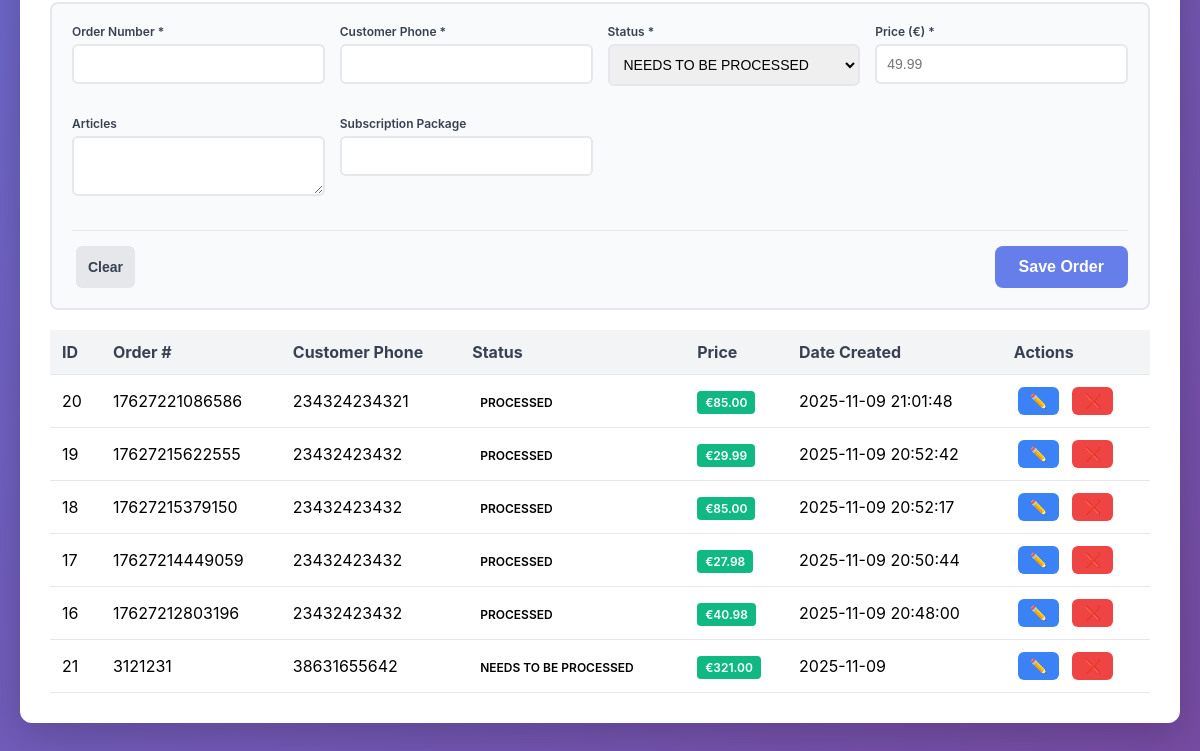
The page /backend/index.php (lower part) on the database as committed earlier.
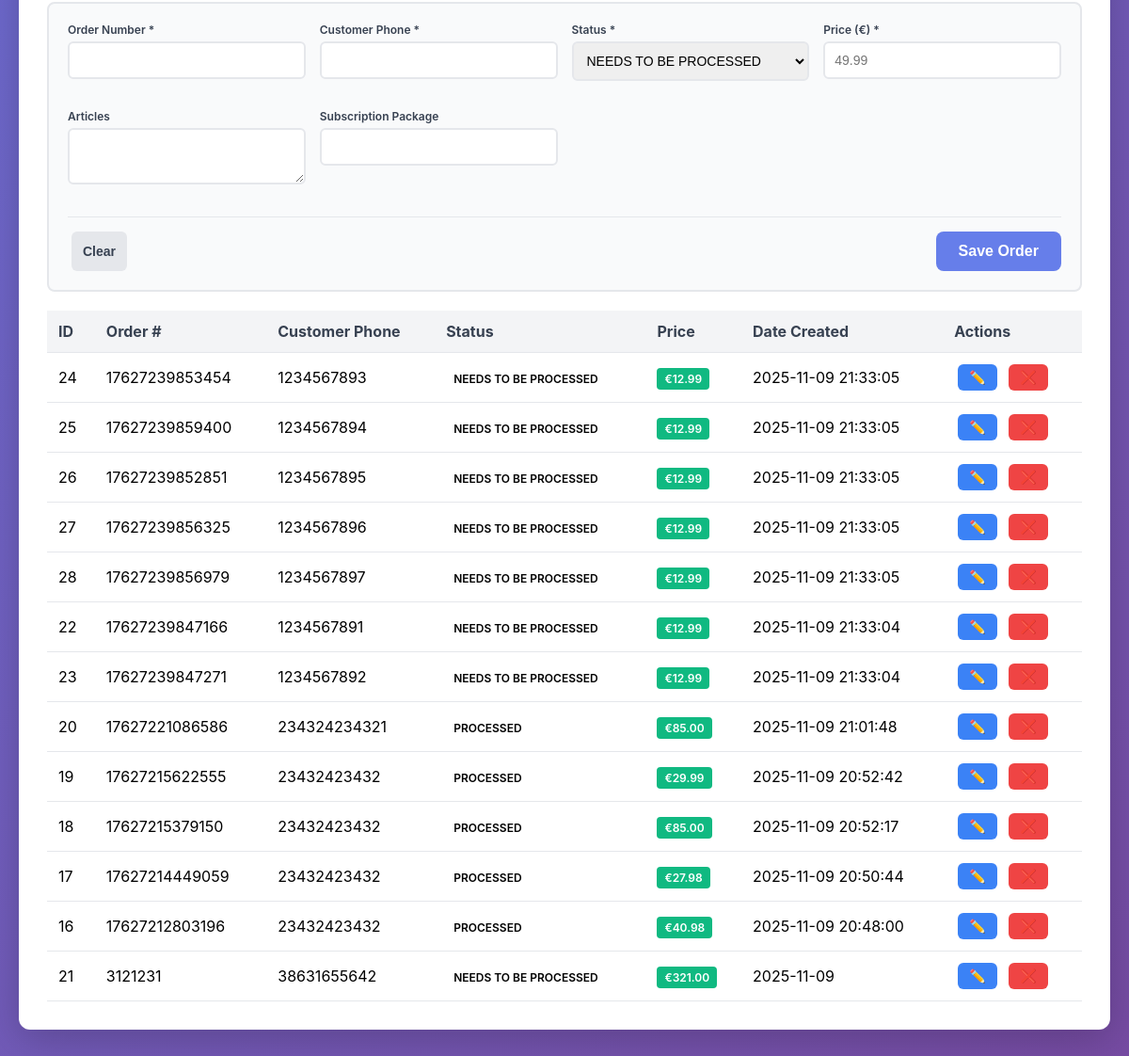
The same page on the database as committed later.
### tables this page shows
CREATE TABLE orders
(
    id               integer
        constraint orders_pk
            primary key autoincrement,
    order_number     integer,
    customer_phone   integer              not null,
    status           TEXT                 not null,
    price            integer not null,
    articles         TEXT,
    subscription_pkg TEXT,
    date_created     TEXT    default DATE not null
, session_id TEXT);

### backend/lib/PdoConnector.php (called while the page is built, shortened)
<?php
class PdoConnector
{
    private static ?PDO $instance = null;
    private function __construct()
    {
        $this->dbPath = __DIR__ . '/../../database.db';
    }
    public static function getInstance(): PDO
    {
        if (self::$instance === null) {
            $connector = new self();
            try {
                self::$instance = new PDO('sqlite:' . $connector->dbPath);
                self::$instance->setAttribute(PDO::ATTR_ERRMODE, PDO::ERRMODE_EXCEPTION);
                self::$instance->setAttribute(PDO::ATTR_DEFAULT_FETCH_MODE, PDO::FETCH_ASSOC);
            } catch (PDOException $e) {
                throw new Exception("Database connection failed: " . $e->getMessage());
            }
        }
        return self::$instance;
    }
}

### backend/lib/admin/Dashboard.php (called while the page is built, shortened)
<?php
require_once __DIR__ . '/../Admin.php';
class Dashboard
{
    private Admin $admin;
    private array $orders = [];
    public function __construct()
    {
        $this->admin = new Admin();
        $this->loadData();
    }
    private function loadData(): void
    {
        $this->articles = $this->admin->getAllArticles();
        $this->subscriptions = $this->admin->getAllSubscriptions();
        $this->orders = $this->admin->getAllOrders();
    }
    public function getOrders(): array
    {
        return $this->orders;
    }
}

### backend/lib/Admin.php (called while the page is built, shortened)
<?php
require_once __DIR__ . '/PdoConnector.php';
class Admin
{
    private PDO $db;
    public function __construct()
    {
        $this->db = PdoConnector::getInstance();
    }
    public function getAllArticles(): array
    {
        return $this->db->query('SELECT * FROM articles ORDER BY date_created DESC')->fetchAll();
    }
    public function getAllSubscriptions(): array
    {
        return $this->db->query('SELECT * FROM subscription ORDER BY price ASC')->fetchAll();
    }
    public function getAllOrders(): array
    {
        return $this->db->query('SELECT * FROM orders ORDER BY date_created DESC')->fetchAll();
    }
}

### backend/index.php (the view, shortened to what this page needs)
<?php
require_once __DIR__ . '/lib/admin/Dashboard.php';
$dashboard = new Dashboard();
$orders = $dashboard->getOrders();
?>
<!DOCTYPE html>
<html lang="en">
<head>
    <link rel="stylesheet" href="styles/dashboard.css">
</head>
<body>
    <div class="o-container">
        <div class="section">
            <form method="POST" class="c-form c-form--inline" id="orderForm">
                <div class="c-form__inputs">
                    <div class="c-form__group">
                        <label class="c-form__label">Order Number *</label>
                        <input type="number" name="order_number" id="orderNumber" class="c-form__input" required>
                    </div>
                    <div class="c-form__group">
                        <label class="c-form__label">Customer Phone *</label>
                        <input type="text" name="customer_phone" id="orderPhone" class="c-form__input">
                    </div>
                    <div class="c-form__group">
                        <label class="c-form__label">Status *</label>
                        <select name="status" id="orderStatus" class="c-form__select" required>
                            <option value="NEEDS TO BE PROCESSED">NEEDS TO BE PROCESSED</option>
                        </select>
                    </div>
                    <div class="c-form__group">
                        <label class="c-form__label">Price (€) *</label>
                        <input type="number" step="0.01" min="0" name="price_euro" id="orderPriceEuro" class="c-form__input" required placeholder="49.99">
                    </div>
                    <div class="c-form__group">
                        <label class="c-form__label">Articles</label>
                        <textarea name="articles" id="orderArticles" class="c-form__textarea"></textarea>
                    </div>
                    <div class="c-form__group">
                        <label class="c-form__label">Subscription Package</label>
                        <input type="text" name="subscription_pkg" id="orderSubscription" class="c-form__input">
                    </div>
                </div>
                <div class="c-form__buttons">
                    <button type="button" class="c-btn c-btn--secondary" onclick="resetOrderForm()">Clear</button>
                    <button type="submit" class="c-btn c-btn--primary">Save Order</button>
                </div>
            </form>
            <table>
                <thead>
                    <tr>
                        <th>ID</th>
                        <th>Order #</th>
                        <th>Customer Phone</th>
                        <th>Status</th>
                        <th>Price</th>
                        <th>Date Created</th>
                        <th>Actions</th>
                    </tr>
                </thead>
                <tbody>
                    <?php if (empty($orders)): ?>
                    <tr>
                        <td colspan="7" style="text-align: center;">No orders found</td>
                    </tr>
                    <?php else: ?>
                    <?php foreach ($orders as $order): ?>
                    <tr>
                        <td><?= $order['id'] ?></td>
                        <td><?= $order['order_number'] ?></td>
                        <td><?= $order['customer_phone'] ?></td>
                        <td><span class="c-badge c-badge--status-<?= strtolower($order['status']) ?>"><?= htmlspecialchars($order['status']) ?></span></td>
                        <td><span class="c-badge c-badge--price">€<?= number_format($order['price'] / 100, 2) ?></span></td>
                        <td><?= $order['date_created'] ?></td>
                        <td>
                            <button class="c-btn c-btn--info" onclick='editOrder(<?= json_encode($order) ?>, this)'>✏️</button>
                            <form method="POST" style="display:inline;">
                                <button type="submit" class="c-btn c-btn--danger" onclick="return confirm('Delete this order?')">❌</button>
                            </form>
                        </td>
                    </tr>
                    <?php endforeach; ?>
                    <?php endif; ?>
                </tbody>
            </table>
        </div>
    </div>
</body>
</html>

### backend/styles/dashboard.css (style rules this page uses)
* { margin: 0; padding: 0; box-sizing: border-box; }
body { font-family: -apple-system, BlinkMacSystemFont, "Segoe UI", Roboto, Oxygen, Ubuntu, Cantarell, sans-serif; background: linear-gradient(135deg, #667eea 0%, #764ba2 100%); min-height: 100vh; padding: 20px; }
table { width: 100%; border-collapse: collapse; margin-top: 20px; }
table thead { background: #f3f4f6; font-weight: 600; color: #374151; }
table tbody tr { transition: all 0.3s ease; }
.o-container { max-width: 1400px; margin: 0 auto; }
.c-btn { border: none; padding: 12px 24px; border-radius: 8px; cursor: pointer; font-size: 16px; font-weight: 600; transition: background 0.3s; }
.c-btn--primary { background: #667eea; color: #ffffff; }
.c-btn--info { background: #3b82f6; color: #ffffff; padding: 6px 12px; margin: 0 4px; font-size: 14px; border-radius: 6px; }
.c-btn--danger { background: #ef4444; color: #ffffff; padding: 6px 12px; margin: 0 4px; font-size: 14px; border-radius: 6px; }
.c-btn--secondary { background: #e5e7eb; color: #374151; padding: 6px 12px; margin: 0 4px; font-size: 14px; border-radius: 6px; }
.c-form__group { margin-bottom: 15px; }
.c-form__label { display: block; margin-bottom: 5px; font-weight: 600; color: #374151; font-size: 12px; }
.c-form__input, .c-form__textarea, .c-form__select { width: 100%; padding: 10px; border: 2px solid #e5e7eb; border-radius: 6px; font-size: 14px; transition: border-color 0.3s; }
.c-form__textarea { resize: vertical; min-height: 60px; }
.c-form--inline { background: #f9fafb; padding: 20px; border-radius: 8px; margin-bottom: 20px; border: 2px solid #e5e7eb; }
.c-form__inputs { display: grid; grid-template-columns: repeat(auto-fit, minmax(200px, 1fr)); gap: 15px; margin-bottom: 15px; }
.c-form__buttons { display: flex; gap: 8px; justify-content: space-between; padding-top: 15px; border-top: 1px solid #e5e7eb; }
.c-badge { padding: 4px 8px; border-radius: 4px; font-weight: 600; font-size: 12px; }
.c-badge--price { background: #10b981; color: #ffffff; }
.section { background: #ffffff; border-radius: 12px; padding: 30px; margin-bottom: 30px; box-shadow: 0 10px 40px rgba(0, 0, 0, 0.2); }

Rows that differ between the two databases and show on the page:
added orders: id "24", order_number "17627239853454", customer_phone "1234567893", status "NEEDS TO BE PROCESSED", $order['price']/100 "12.99", date_created "2025-11-09 21:33:05"
added orders: id "25", order_number "17627239859400", customer_phone "1234567894", status "NEEDS TO BE PROCESSED", $order['price']/100 "12.99", date_created "2025-11-09 21:33:05"
added orders: id "26", order_number "17627239852851", customer_phone "1234567895", status "NEEDS TO BE PROCESSED", $order['price']/100 "12.99", date_created "2025-11-09 21:33:05"
added orders: id "27", order_number "17627239856325", customer_phone "1234567896", status "NEEDS TO BE PROCESSED", $order['price']/100 "12.99", date_created "2025-11-09 21:33:05"
added orders: id "28", order_number "17627239856979", customer_phone "1234567897", status "NEEDS TO BE PROCESSED", $order['price']/100 "12.99", date_created "2025-11-09 21:33:05"
added orders: id "22", order_number "17627239847166", customer_phone "1234567891", status "NEEDS TO BE PROCESSED", $order['price']/100 "12.99", date_created "2025-11-09 21:33:04"
added orders: id "23", order_number "17627239847271", customer_phone "1234567892", status "NEEDS TO BE PROCESSED", $order['price']/100 "12.99", date_created "2025-11-09 21:33:04"
